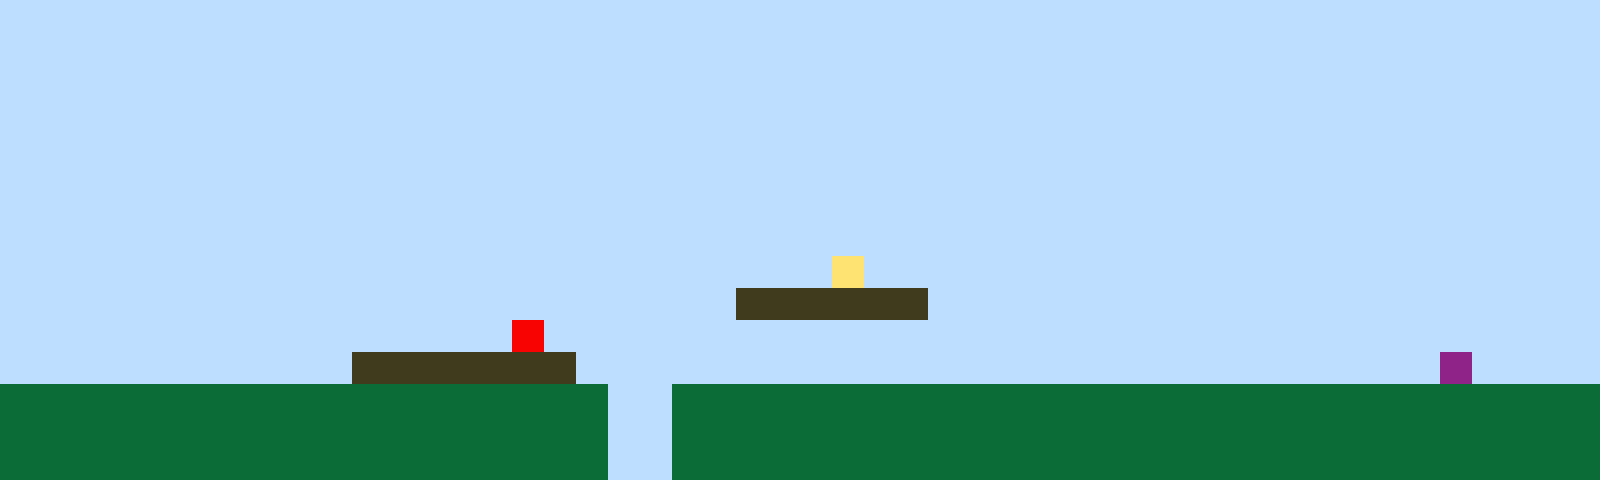

Below is a game level as drawn by its tile map, then a one-line description and the .tmx file that defines it, in full:
An orthogonal 50x15 tile map with 32x32 px tiles, 1 tile layer (Tile Layer 1).

<map version="1.10" tiledversion="1.11.2" orientation="orthogonal" renderorder="right-up" width="50" height="15" tilewidth="32" tileheight="32" infinite="0" nextlayerid="2" nextobjectid="1"><editorsettings><export target="map1.csv" format="csv" /></editorsettings><tileset firstgid="1" name="sprites" tilewidth="32" tileheight="32" tilecount="6" columns="3"><image source="sprites.png" width="96" height="64" /></tileset><layer id="1" name="Tile Layer 1" width="50" height="15"><data encoding="csv">1,1,1,1,1,1,1,1,1,1,1,1,1,1,1,1,1,1,1,1,1,1,1,1,1,1,1,1,1,1,1,1,1,1,1,1,1,1,1,1,1,1,1,1,1,1,1,1,1,1,1,1,1,1,1,1,1,1,1,1,1,1,1,1,1,1,1,1,1,1,1,1,1,1,1,1,1,1,1,1,1,1,1,1,1,1,1,1,1,1,1,1,1,1,1,1,1,1,1,1,1,1,1,1,1,1,1,1,1,1,1,1,1,1,1,1,1,1,1,1,1,1,1,1,1,1,1,1,1,1,1,1,1,1,1,1,1,1,1,1,1,1,1,1,1,1,1,1,1,1,1,1,1,1,1,1,1,1,1,1,1,1,1,1,1,1,1,1,1,1,1,1,1,1,1,1,1,1,1,1,1,1,1,1,1,1,1,1,1,1,1,1,1,1,1,1,1,1,1,1,1,1,1,1,1,1,1,1,1,1,1,1,1,1,1,1,1,1,1,1,1,1,1,1,1,1,1,1,1,1,1,1,1,1,1,1,1,1,1,1,1,1,1,1,1,1,1,1,1,1,1,1,1,1,1,1,1,1,1,1,1,1,1,1,1,1,1,1,1,1,1,1,1,1,1,1,1,1,1,1,1,1,1,1,1,1,1,1,1,1,1,1,1,1,1,1,1,1,1,1,1,1,1,1,1,1,1,1,1,1,1,1,1,1,1,1,1,1,1,1,1,1,1,1,1,1,1,1,1,1,1,1,1,1,1,1,1,1,1,1,1,1,1,1,1,1,1,1,1,1,1,1,1,1,1,1,1,1,1,1,1,1,1,1,1,1,1,1,1,1,1,1,1,1,1,1,1,1,1,1,1,1,1,1,1,1,1,1,1,1,1,1,1,1,1,1,1,1,1,1,1,1,1,1,1,1,1,1,1,1,1,1,1,1,1,1,1,1,1,1,1,1,1,1,1,1,4,1,1,1,1,1,1,1,1,1,1,1,1,1,1,1,1,1,1,1,1,1,1,1,1,1,1,1,1,1,1,1,1,1,1,1,1,1,1,1,1,1,1,1,1,1,1,3,3,3,3,3,3,1,1,1,1,1,1,1,1,1,1,1,1,1,1,1,1,1,1,1,1,1,1,1,1,1,1,1,1,1,1,1,1,1,1,1,1,1,5,1,1,1,1,1,1,1,1,1,1,1,1,1,1,1,1,1,1,1,1,1,1,1,1,1,1,1,1,1,1,1,1,1,1,1,1,1,1,1,1,1,1,1,1,3,3,3,3,3,3,3,1,1,1,1,1,1,1,1,1,1,1,1,1,1,1,1,1,1,1,1,1,1,1,1,1,1,1,6,1,1,1,1,2,2,2,2,2,2,2,2,2,2,2,2,2,2,2,2,2,2,2,1,1,2,2,2,2,2,2,2,2,2,2,2,2,2,2,2,2,2,2,2,2,2,2,2,2,2,2,2,2,2,2,2,2,2,2,2,2,2,2,2,2,2,2,2,2,2,2,2,2,1,1,2,2,2,2,2,2,2,2,2,2,2,2,2,2,2,2,2,2,2,2,2,2,2,2,2,2,2,2,2,2,2,2,2,2,2,2,2,2,2,2,2,2,2,2,2,2,2,2,1,1,2,2,2,2,2,2,2,2,2,2,2,2,2,2,2,2,2,2,2,2,2,2,2,2,2,2,2,2,2</data></layer></map>
